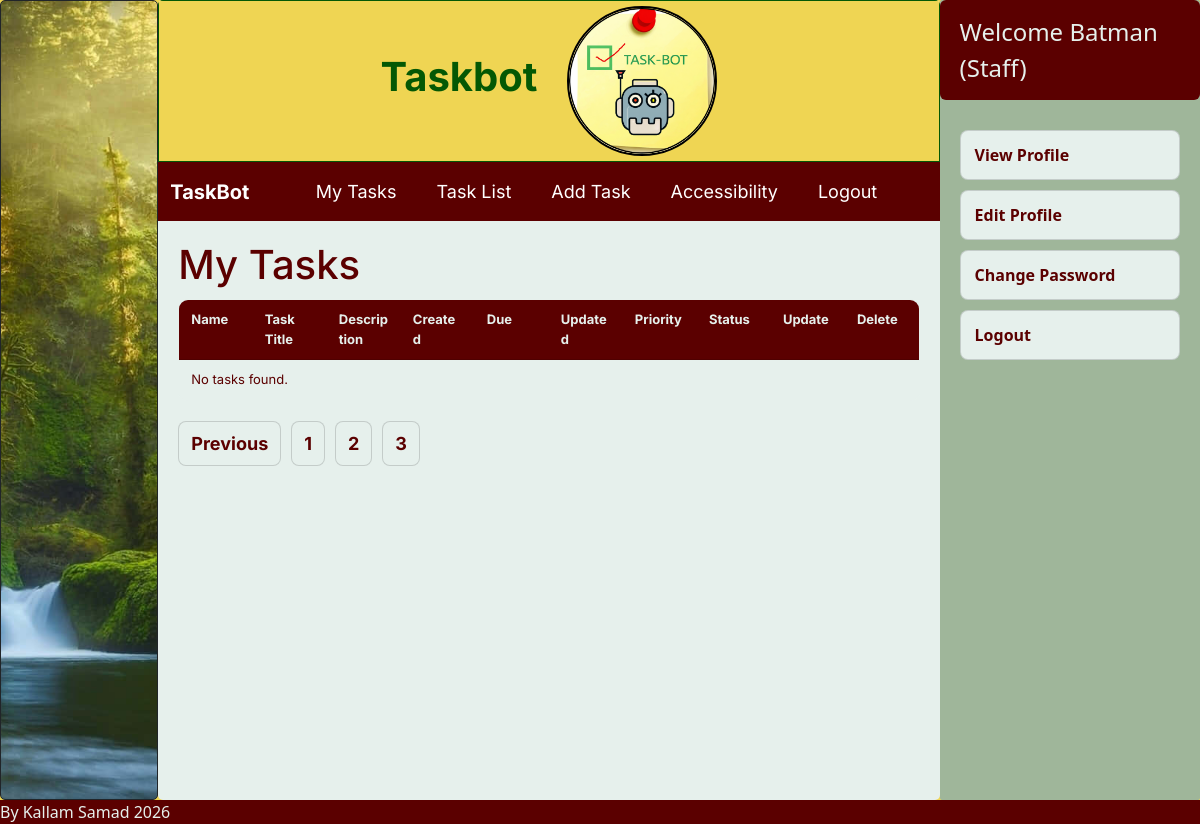
Page /index.php?page=tasks&p=4 (signed in) on the earlier database version.
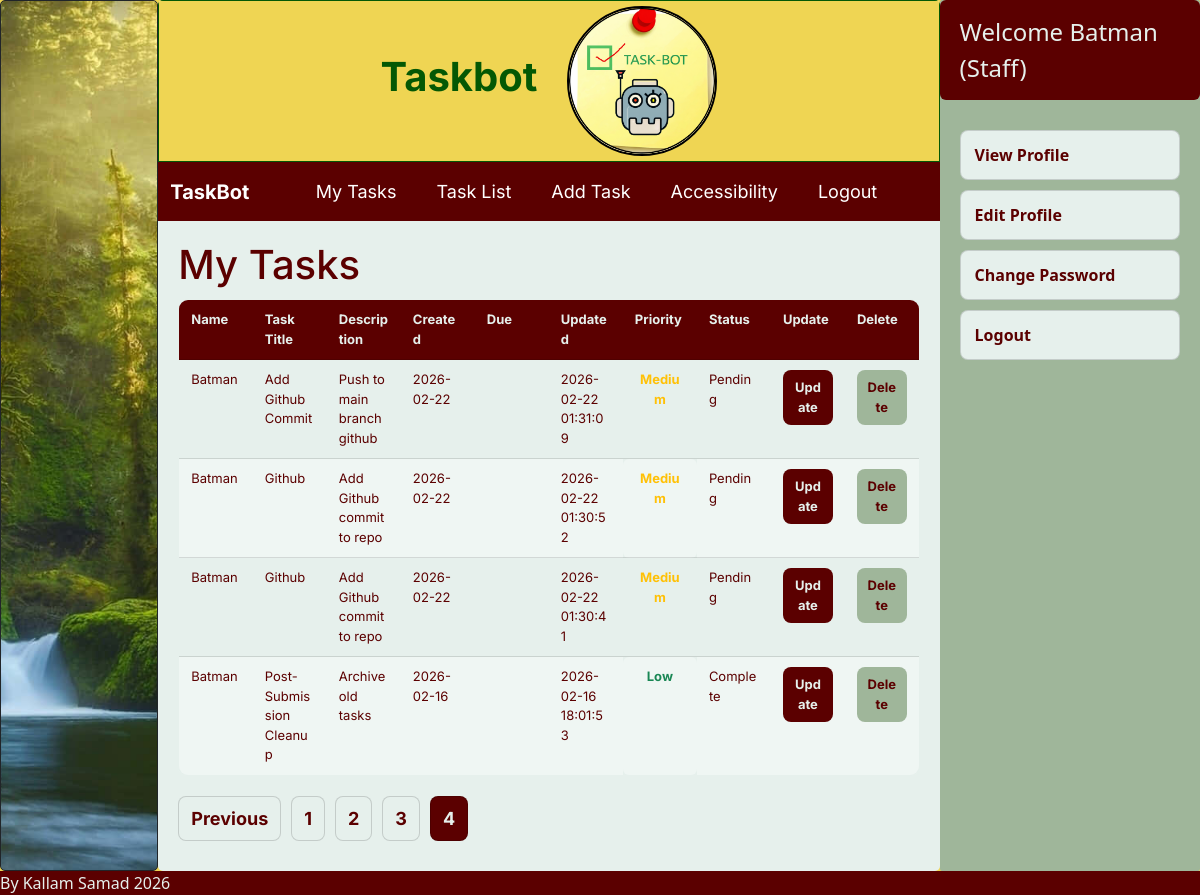
Same page on the later database version.
### tables this page shows
CREATE TABLE Task ( 

  TaskID        INTEGER PRIMARY KEY AUTOINCREMENT, 

  TaskTitle     TEXT NOT NULL, 

  Description   TEXT, 

  CreateDate    DATE NOT NULL DEFAULT (DATE('now')), 

  DueDate       DATE, 

  UpdatedAt     DATETIME NOT NULL DEFAULT CURRENT_TIMESTAMP, 

  LastUpdatedBy INTEGER, 

  Priority      TEXT NOT NULL DEFAULT 'Unassigned', 

  Status        TEXT NOT NULL DEFAULT 'Pending', 

  IsArchived    INTEGER NOT NULL DEFAULT 0, 

  TaskListID    INTEGER, 

  CHECK (Priority IN ('Unassigned', 'Low', 'Medium', 'High')), 

  CHECK (Status IN ('Pending', 'Complete', 'Cancelled')), 

  FOREIGN KEY (LastUpdatedBy) REFERENCES Users(UserID) 

    ON UPDATE CASCADE 

    ON DELETE SET NULL, 

  FOREIGN KEY (TaskListID) REFERENCES TaskList(TaskListID) 

    ON UPDATE CASCADE 

    ON DELETE SET NULL 

);

CREATE TABLE Users ( 

  UserID      INTEGER PRIMARY KEY AUTOINCREMENT, 

  RoleID      INTEGER NOT NULL, 

  DisplayName TEXT NOT NULL, 

  FirstName   TEXT NOT NULL, 

  MiddleName  TEXT DEFAULT ' ', 

  LastName    TEXT NOT NULL, 

  Email       TEXT NOT NULL UNIQUE, 

  Phone       TEXT UNIQUE, 

  IsActive    INTEGER NOT NULL DEFAULT 1, 

  LastLoginAt DATETIME DEFAULT CURRENT_TIMESTAMP, 

  FOREIGN KEY (RoleID) REFERENCES Role(RoleID) 

    ON UPDATE CASCADE 

    ON DELETE CASCADE 

);

### stafftasks.php (the view, shortened to what this page needs)
<?php
$db = new SQLite3("C:/xampp/htdocs/TaskBot/database.db");
$db->exec("PRAGMA foreign_keys = ON;");
$userId = (int)$_SESSION['userId'];
$records_per_page = 4;
$current_page = isset($_GET['p']) ? (int)$_GET['p'] : 1;
$offset = ($current_page - 1) * $records_per_page;
$countStmt = $db->prepare("SELECT COUNT(*) AS total FROM Task WHERE LastUpdatedBy = :uid");
$countStmt->bindValue(":uid", $userId, SQLITE3_INTEGER);
$countRes = $countStmt->execute();
$countRow = $countRes->fetchArray(SQLITE3_ASSOC);
$total_records = (int)($countRow['total'] ?? 0);
$total_pages = max(1, (int)ceil($total_records / $records_per_page));
$stmt = $db->prepare("
    SELECT
        U.DisplayName,
        T.TaskID,
        T.TaskTitle,
        T.Description,
        T.CreateDate,
        T.DueDate,
        T.UpdatedAt,
        T.Priority,
        T.Status
    FROM Task T
    INNER JOIN Users U ON U.UserID = T.LastUpdatedBy
    WHERE T.LastUpdatedBy = :uid
    ORDER BY T.DueDate IS NULL, T.DueDate ASC, T.TaskID DESC
    LIMIT :limit OFFSET :offset
");
$stmt->bindValue(":uid", $userId, SQLITE3_INTEGER);
$stmt->bindValue(":limit", $records_per_page, SQLITE3_INTEGER);
$stmt->bindValue(":offset", $offset, SQLITE3_INTEGER);
$result = $stmt->execute();
echo "<h1 class='page-title'>My Tasks</h1>";
echo "<div class='table-wrap'>";
echo "<table class='tasks-table'>";
echo "
<thead>
<tr>
  <th>Name</th>
  <th>Task Title</th>
  <th>Description</th>
  <th>Created</th>
  <th>Due</th>
  <th>Updated</th>
  <th>Priority</th>
  <th>Status</th>
  <th>Update</th>
  <th>Delete</th>
</tr>
</thead>
<tbody>
";
$hasRows = false;
while ($row = $result->fetchArray(SQLITE3_ASSOC)) {
    $hasRows = true;
    $name = htmlspecialchars($row['DisplayName'] ?? '');
    $taskId = (int)($row['TaskID'] ?? 0);
    $title = htmlspecialchars($row['TaskTitle'] ?? '');
    $desc = htmlspecialchars($row['Description'] ?? '');
    $created = htmlspecialchars($row['CreateDate'] ?? '');
    $due = htmlspecialchars($row['DueDate'] ?? '');
    $updated = htmlspecialchars($row['UpdatedAt'] ?? '');
    $priorityRaw = trim((string)($row['Priority'] ?? ''));
    $priority = htmlspecialchars($priorityRaw);
    $priorityClass = 'priority-' . strtolower(preg_replace('/\s+/', '-', $priorityRaw));
    $statusRaw = trim((string)($row['Status'] ?? ''));
    $status = htmlspecialchars($statusRaw);
    $statusClass = 'status-' . strtolower(preg_replace('/\s+/', '-', $statusRaw));
    echo "<tr>
        <td>{$name}</td>
        <td>{$title}</td>
        <td class='desc'>{$desc}</td>
        <td>{$created}</td>
        <td>{$due}</td>
        <td>{$updated}</td>
        <td class='{$priorityClass}'>{$priority}</td>
        <td class='{$statusClass}'>{$status}</td>
        <td>
          <form method='POST' action='updatetask.php'>
            <input type='hidden' name='TaskID' value='{$taskId}'>
            <button class='btn' type='submit'>Update</button>
          </form>
        </td>
        <td>
          <form method='POST' action='deletetask.php' onsubmit=\"return confirm('Delete this task?');\">
            <input type='hidden' name='TaskID' value='{$taskId}'>
            <button class='btn' type='submit'>Delete</button>
          </form>
        </td>
    </tr>";
}
if (!$hasRows) {
    echo "<tr><td colspan='10'>No tasks found.</td></tr>";
}
echo "</tbody></table>";
echo "</div>";
echo "<div class='pagination'>";
if ($current_page > 1) {
    $prev = $current_page - 1;
    echo "<a href='index.php?page=tasks&p={$prev}'>Previous</a>";
}
for ($i = 1; $i <= $total_pages; $i++) {
    if ($i === $current_page) {
        echo "<strong>{$i}</strong>";
    } else {
        echo "<a href='index.php?page=tasks&p={$i}'>{$i}</a>";
    }
}
echo "</div>";
?>

Differences in the rows shown:
added task: LastUpdatedBy.DisplayName "Batman", TaskTitle "Add Github Commit", Description "Push to main branch github", CreateDate "2026-02-22", UpdatedAt "2026-02-22 01:31:09", Priority "Medium", Status "Pending"
added task: LastUpdatedBy.DisplayName "Batman", TaskTitle "Github", Description "Add Github commit to repo", CreateDate "2026-02-22", UpdatedAt "2026-02-22 01:30:52", Priority "Medium", Status "Pending"
added task: LastUpdatedBy.DisplayName "Batman", TaskTitle "Github", Description "Add Github commit to repo", CreateDate "2026-02-22", UpdatedAt "2026-02-22 01:30:41", Priority "Medium", Status "Pending"
now on this page (row unchanged): task: LastUpdatedBy.DisplayName "Batman", TaskTitle "Post-Submission Cleanup", Description "Archive old tasks", CreateDate "2026-02-16", UpdatedAt "2026-02-16 18:01:53", Priority "Low", Status "Complete"
Other differences:
new list line: "4"
text no longer shown: "No tasks found."
